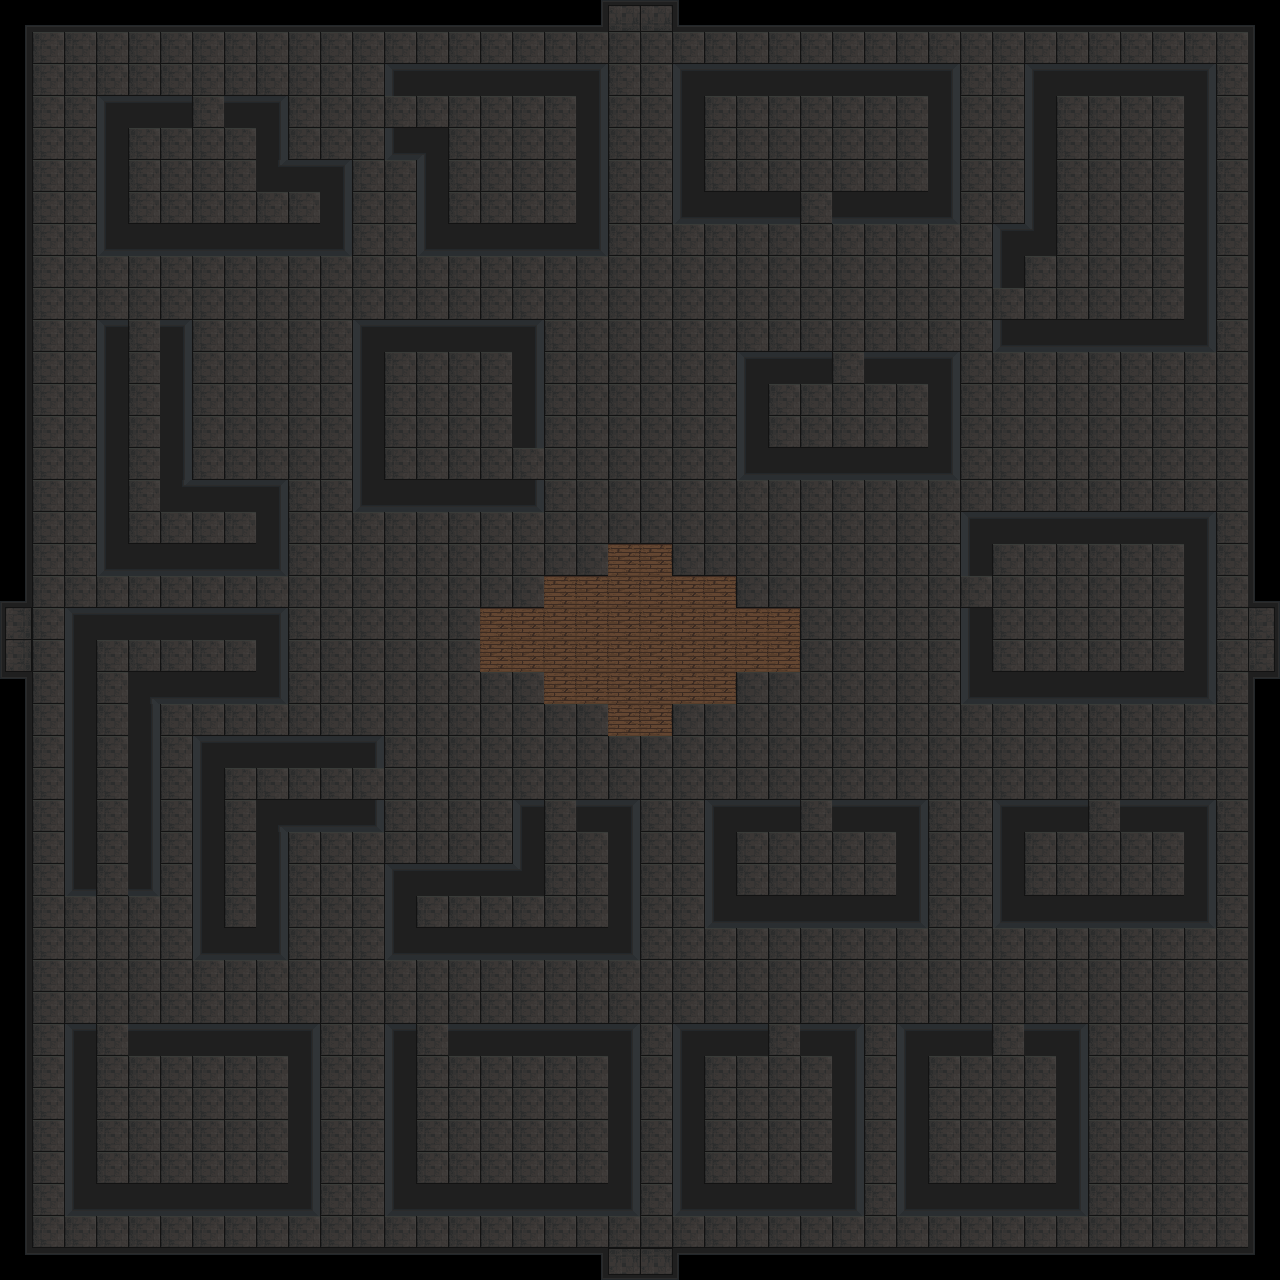

Below is a game level as drawn by its tile map, then a one-line description and the .tmx that defines it (tile-layer data replaced by summaries):
An orthogonal 40x40 tile map with 32x32 px tiles, 2 tile layers (Ground Layer, Wall Layer) and 396 objects (254x BuildingSlot, 103x Collision, 17x Door, 17x Bed, 4x Spawn, ...).

<map version="1.10" tiledversion="1.11.2" orientation="orthogonal" renderorder="right-down" width="40" height="40" tilewidth="32" tileheight="32" infinite="0" nextlayerid="8" nextobjectid="465">
 <tileset firstgid="1" source="dorm_tiles.tsx" />
 <layer id="1" name="Ground Layer" width="40" height="40">
  <data>[1600 cells, 1600 non-empty, 2 distinct tile ids]</data>
 </layer>
 <objectgroup id="4" name="Object Layer">
  <object id="1" name="room_1" type="Door" x="192" y="96" width="32" height="32" />
  <object id="3" name="room_7" type="Door" x="128" y="320" width="32" height="32" />
  <object id="4" name="room_8" type="Door" x="96" y="864" width="32" height="32" />
  <object id="5" name="room_17" type="Door" x="96" y="1024" width="32" height="32" />
  <object id="6" name="room_9" type="Door" x="352" y="768" width="32" height="32" />
  <object id="7" name="room_16" type="Door" x="416" y="1024" width="32" height="32" />
  <object id="8" name="room_14" type="Door" x="992" y="1024" width="32" height="32" />
  <object id="9" name="room_15" type="Door" x="768" y="1024" width="32" height="32" />
  <object id="10" name="room_11" type="Door" x="800" y="800" width="32" height="32" />
  <object id="11" name="room_10" type="Door" x="544" y="800" width="32" height="32" />
  <object id="12" name="room_6" type="Door" x="512" y="448" width="32" height="32" />
  <object id="13" name="room_2" type="Door" x="384" y="96" width="32" height="32" />
  <object id="14" name="room_5" type="Door" x="832" y="352" width="32" height="32" />
  <object id="15" name="room_3" type="Door" x="800" y="192" width="32" height="32" />
  <object id="16" name="room_4" type="Door" x="992" y="288" width="32" height="32" />
  <object id="19" name="room_12" type="Door" x="960" y="576" width="32" height="32" />
  <object id="20" name="room_13" type="Door" x="1088" y="800" width="32" height="32" />
  <object id="24" name="room_14" type="Bed" x="992" y="1120" width="32" height="32" />
  <object id="25" name="room_15" type="Bed" x="768" y="1120" width="32" height="32" />
  <object id="29" name="room_16" type="Bed" x="544" y="1120" width="32" height="32" />
  <object id="31" name="room_18" type="Bed" x="224" y="1120" width="32" height="32" />
  <object id="32" name="room_10" type="Bed" x="416" y="896" width="32" height="32" />
  <object id="33" name="room_9" type="Bed" x="224" y="896" width="32" height="32" />
  <object id="34" name="room_8" type="Bed" x="224" y="640" width="32" height="32" />
  <object id="35" name="room_7" type="Bed" x="224" y="512" width="32" height="32" />
  <object id="36" name="room_6" type="Bed" x="416" y="384" width="32" height="32" />
  <object id="37" name="room_1" type="Bed" x="192" y="192" width="32" height="32" />
  <object id="38" name="room_2" type="Bed" x="512" y="128" width="32" height="32" />
  <object id="39" name="room_3" type="Bed" x="800" y="128" width="32" height="32" />
  <object id="40" name="room_4" type="Bed" x="1088" y="128" width="32" height="32" />
  <object id="41" name="room_5" type="Bed" x="832" y="416" width="32" height="32" />
  <object id="42" name="room_12" type="Bed" x="1120" y="576" width="32" height="32" />
  <object id="43" name="room_13" type="Bed" x="1088" y="864" width="32" height="32" />
  <object id="44" name="room_11" type="Bed" x="800" y="864" width="32" height="32" />
  <object id="453" name="DreamMonster" type="Spawn" x="608" y="1248" width="64" height="32" />
  <object id="454" name="DreamMonster" type="Spawn" x="1248" y="608" width="32" height="64" />
  <object id="455" name="DreamMonster" type="Spawn" x="0" y="608" width="32" height="64" />
 </objectgroup>
 <objectgroup id="7" name="BuildingSlots">
  <object id="183" name="room_1" type="BuildingSlot" x="128" y="128" width="32" height="32" />
  <object id="184" name="room_1" type="BuildingSlot" x="160" y="128" width="32" height="32" />
  <object id="185" name="room_1" type="BuildingSlot" x="192" y="128" width="32" height="32" />
  <object id="186" name="room_1" type="BuildingSlot" x="224" y="128" width="32" height="32" />
  <object id="187" name="room_1" type="BuildingSlot" x="224" y="160" width="32" height="32" />
  <object id="188" name="room_1" type="BuildingSlot" x="192" y="160" width="32" height="32" />
  <object id="189" name="room_1" type="BuildingSlot" x="160" y="160" width="32" height="32" />
  <object id="190" name="BuildingSlot" type="BuildingSlot" x="128" y="160" width="32" />
  <object id="191" name="room_1" type="BuildingSlot" x="128" y="160" width="32" height="32" />
  <object id="192" name="room_1" type="BuildingSlot" x="128" y="192" width="32" height="32" />
  <object id="193" name="room_1" type="BuildingSlot" x="160" y="192" width="32" height="32" />
  <object id="194" name="room_1" type="BuildingSlot" x="224" y="192" width="32" height="32" />
  <object id="195" name="room_1" type="BuildingSlot" x="256" y="192" width="32" height="32" />
  <object id="196" name="room_1" type="BuildingSlot" x="288" y="192" width="32" height="32" />
  <object id="198" name="room_7" type="BuildingSlot" x="128" y="352" width="32" height="32" />
  <object id="199" name="room_7" type="BuildingSlot" x="128" y="384" width="32" height="32" />
  <object id="200" name="room_7" type="BuildingSlot" x="128" y="416" width="32" height="32" />
  <object id="201" name="room_7" type="BuildingSlot" x="128" y="448" width="32" height="32" />
  <object id="203" name="room_7" type="BuildingSlot" x="128" y="480" width="32" height="32" />
  <object id="204" name="room_7" type="BuildingSlot" x="128" y="512" width="32" height="32" />
  <object id="205" name="room_7" type="BuildingSlot" x="160" y="512" width="32" height="32" />
  <object id="206" name="room_7" type="BuildingSlot" x="192" y="512" width="32" height="32" />
  <object id="207" name="room_6" type="BuildingSlot" x="384" y="352" width="32" height="32" />
  <object id="208" name="room_6" type="BuildingSlot" x="384" y="384" width="32" height="32" />
  <object id="209" name="room_6" type="BuildingSlot" x="384" y="416" width="32" height="32" />
  <object id="210" name="room_6" type="BuildingSlot" x="384" y="448" width="32" height="32" />
  <object id="211" name="room_6" type="BuildingSlot" x="416" y="448" width="32" height="32" />
  <object id="212" name="room_6" type="BuildingSlot" x="416" y="416" width="32" height="32" />
  <object id="214" name="room_6" type="BuildingSlot" x="416" y="352" width="32" height="32" />
  <object id="215" name="room_6" type="BuildingSlot" x="448" y="352" width="32" height="32" />
  <object id="216" name="room_6" type="BuildingSlot" x="448" y="384" width="32" height="32" />
  <object id="217" name="room_6" type="BuildingSlot" x="448" y="416" width="32" height="32" />
  <object id="226" name="room_6" type="BuildingSlot" x="448" y="448" width="32" height="32" />
  <object id="227" name="room_6" type="BuildingSlot" x="480" y="448" width="32" height="32" />
  <object id="228" name="room_6" type="BuildingSlot" x="480" y="416" width="32" height="32" />
  <object id="229" name="room_6" type="BuildingSlot" x="480" y="384" width="32" height="32" />
  </objectgroup>
 <layer id="2" name="Wall Layer" width="40" height="40">
  <data>[1600 cells, 517 non-empty, 32 distinct tile ids]</data>
 </layer>
 <objectgroup id="5" name="Spawn">
  <!-- 2 objects omitted --></objectgroup>
 <objectgroup id="6" name="Collisions" visible="0">
  <!-- 103 objects omitted --></objectgroup>
</map>
<!-- 323 of 396 objects omitted -->
